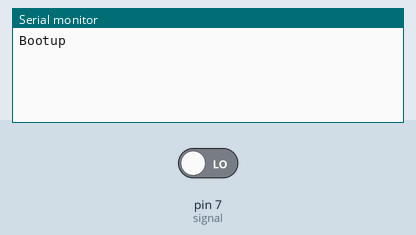
This sketch was run on a simulated Arduino Uno, built with avr-gcc and run on an emulated ATmega328P. Parts: the last lines printed to the serial monitor. The inputs (shaded band) are chosen by the test bench; at power-on: pin 7 (signal) LOW.

Above: at 3.2 s.
3.3 s: pin 7 (signal) driven HIGH
At 4.4 s:
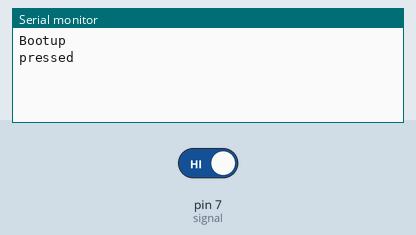
6.3 s: pin 7 (signal) driven LOW
At 8.7 s:
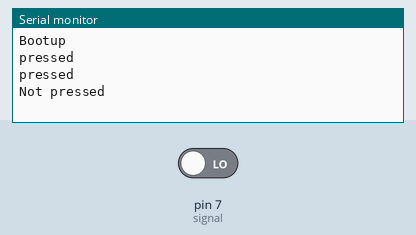

Measured:
- after the input at 3.3 s, the serial monitor: prints a new line at once (image 1)
- after the input at 6.3 s, the serial monitor: prints a new line after 1.0 s (image 2)

The sketch:

Morse_Code_Translator_v.7.ino
```cpp
int digit = 0; //index of the matrix
String letter ; //what the letter is
int nLoop = 0; // number of empty loops
int pLoop = 0;  // number of filled loops
int signal = 7;

const int buffer = 50;
char buf[buffer];

char output = 'y'; //send to output


/*  Loop Description: Check for button signal, check with nLoop to determine if it is a dot or a dash.
    Check if end of word or new letter. Increment the nLoop and do things if new letter or end of word.
*/

void setup()
  {
    Serial.begin(9600);
    pinMode(signal, INPUT);
    Serial.println("Bootup");
    delay(2000);
  }

void loop() {
  while(digitalRead(signal) == 0){}
  while(1) //character loop, defines character based on the signal.
  {
      if(digitalRead(signal) == 1) //beep boop, define dot or dash
      {
        pLoop++;
        nLoop = 0;
        Serial.println("pressed");

        if(pLoop == 1)
        {
          letter[digit] = '1'; // dot
        }
        if(pLoop == 3)
        {
          letter[digit] = '3'; //dash
        }
        //determine if dot or dash, update letter[] accordingly using nLoop
      }

      else //no beep boop, end of digit or character
      {
        Serial.println("Not pressed");
        nLoop++;
        pLoop = 0;

        if(nLoop == 1) //new digit
        {
          digit++;
        }
        else
        {
          digit = 0;
          break;
        }
        //checking if end of word or new letter, changing nLoop
      }
    delay(2000);
  }

    switch(letter.toInt())
    {
      case 1: //e
        output = 'e';
        break;

      case 3: //t
        output = 't';
        break;

      case 13: //a
        output = 'a';
        break;

      default: //what
        output = '?';
        break;
    }
    Serial.print("Letter is: " + letter);
    Serial.println("Output is: ");
    letter = "\0\0\0\0";
    delay(2000);
}
```
